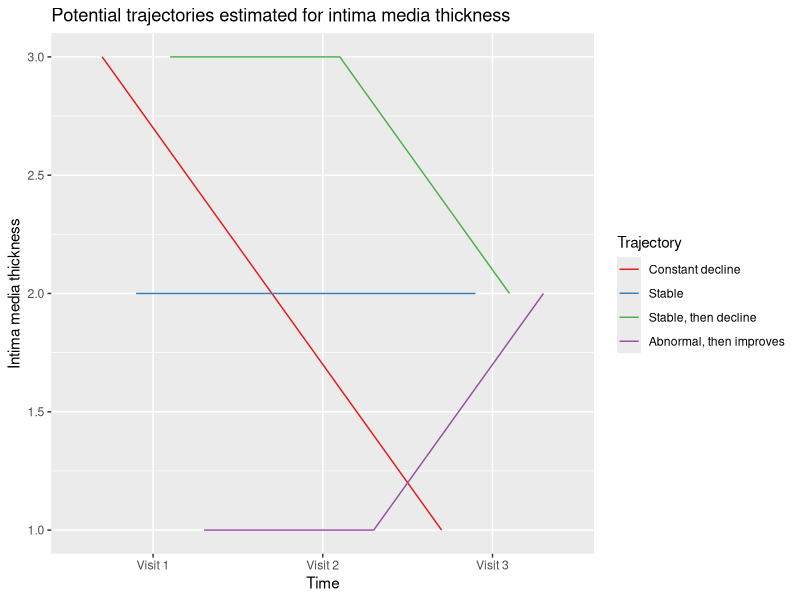

The R script that drew this image: (Note: this script raises an error after producing the figure.)
## ---- chunk 1
library(tidyverse)
library(cowplot)

expand.grid(visit = c("Visit 1", "Visit 2", "Visit 3"),
            trajectory = c("Constant decline", "Stable", "Stable, then decline", "Abnormal, then improves")) %>%
  as_tibble() %>%
  mutate(
    y = c(3, 2, 1, 2, 2, 2, 3, 3, 2, 1, 1, 2)
  ) %>%
  ggplot(aes(x = visit, y = y, color = trajectory, group = trajectory)) +
  geom_path(position = position_dodge(0.8)) +
  scale_color_brewer(palette = "Set1", name = "Trajectory") +
  labs(
    x = "Time",
    y = "Intima media thickness",
    title = "Potential trajectories estimated for intima media thickness"
  )
## ---- chunk 2
library(tidyverse)
library(lubridate)
## ---- chunk 3
knitr::include_graphics("grid_plot.png")
